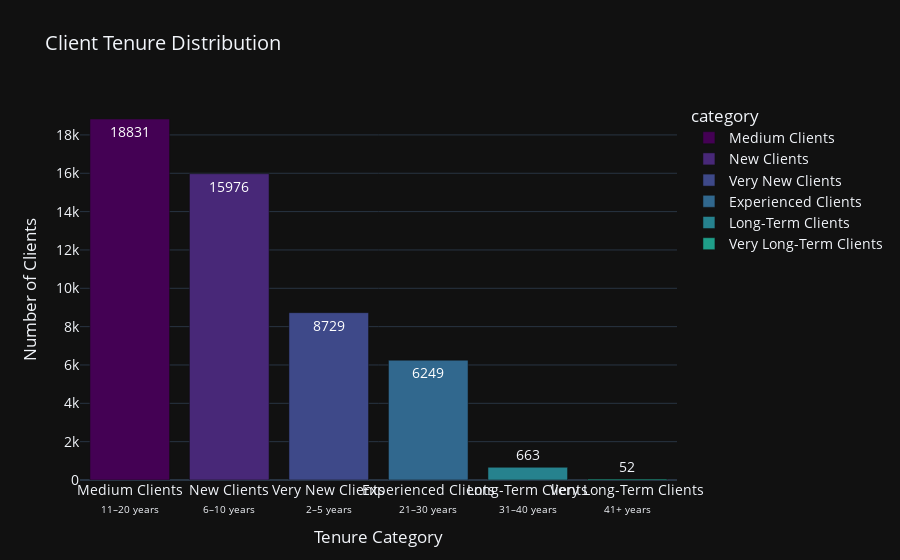

Notebook code cell kept with this figure:
### Code cell
# Updated function for simpler labels
def categorize_tenure_years(years):
    if years <= 5:
        return 'Very New Clients|2–5 years'
    elif 6 <= years <= 10:
        return 'New Clients|6–10 years'
    elif 11 <= years <= 20:
        return 'Medium Clients|11–20 years'
    elif 21 <= years <= 30:
        return 'Experienced Clients|21–30 years'
    elif 31 <= years <= 40:
        return 'Long-Term Clients|31–40 years'
    else:
        return 'Very Long-Term Clients|41+ years'

# Apply categorization
df_unique_clients['tenure_category'] = df_unique_clients['clnt_tenure_yr'].apply(categorize_tenure_years)

# Split the labels into two lines
df_unique_clients[['category', 'range']] = df_unique_clients['tenure_category'].str.split('|', expand=True)

# Group and count the categories
category_counts = df_unique_clients.groupby(['category', 'range']).size().reset_index(name='Count')

# Combine the two lines for display in the chart
category_counts['label'] = category_counts['category'] + '<br><span style="font-size:10px;">' + category_counts['range'] + '</span>'

# Sort categories by count (descending order)
category_counts = category_counts.sort_values(by='Count', ascending=False)

# Plot the bar chart
fig = px.bar(
    category_counts,
    x='label',
    y='Count',
    color='category',
    title='Client Tenure Distribution',
    text='Count',
    color_discrete_sequence=px.colors.sequential.Viridis
)

# Update layout for better readability
fig.update_layout(
    template='plotly_dark',
    xaxis_title='Tenure Category',
    yaxis_title='Number of Clients',
    font=dict(size=14),
    xaxis=dict(tickangle=0),
)

fig.show()

### Figure 1 — Plotly figure (JSON) as saved in the notebook; plotly's stock layout.template omitted (floating-point values rounded to 4 significant figures)
{"data": [{"alignmentgroup": "True", "hovertemplate": "category=Medium Clients<br>label=%{x}<br>Count=%{text}<extra></extra>", "legendgroup": "Medium Clients", "marker": {"color": "#440154", "pattern": {"shape": ""}}, "name": "Medium Clients", "offsetgroup": "Medium Clients", "orientation": "v", "showlegend": true, "text": [18831], "textposition": "auto", "type": "bar", "x": ["Medium Clients<br><span style=\"font-size:10px;\">11–20 years</span>"], "xaxis": "x", "y": [18831], "yaxis": "y"}, {"alignmentgroup": "True", "hovertemplate": "category=New Clients<br>label=%{x}<br>Count=%{text}<extra></extra>", "legendgroup": "New Clients", "marker": {"color": "#482878", "pattern": {"shape": ""}}, "name": "New Clients", "offsetgroup": "New Clients", "orientation": "v", "showlegend": true, "text": [15976], "textposition": "auto", "type": "bar", "x": ["New Clients<br><span style=\"font-size:10px;\">6–10 years</span>"], "xaxis": "x", "y": [15976], "yaxis": "y"}, {"alignmentgroup": "True", "hovertemplate": "category=Very New Clients<br>label=%{x}<br>Count=%{text}<extra></extra>", "legendgroup": "Very New Clients", "marker": {"color": "#3e4989", "pattern": {"shape": ""}}, "name": "Very New Clients", "offsetgroup": "Very New Clients", "orientation": "v", "showlegend": true, "text": [8729], "textposition": "auto", "type": "bar", "x": ["Very New Clients<br><span style=\"font-size:10px;\">2–5 years</span>"], "xaxis": "x", "y": [8729], "yaxis": "y"}, {"alignmentgroup": "True", "hovertemplate": "category=Experienced Clients<br>label=%{x}<br>Count=%{text}<extra></extra>", "legendgroup": "Experienced Clients", "marker": {"color": "#31688e", "pattern": {"shape": ""}}, "name": "Experienced Clients", "offsetgroup": "Experienced Clients", "orientation": "v", "showlegend": true, "text": [6249], "textposition": "auto", "type": "bar", "x": ["Experienced Clients<br><span style=\"font-size:10px;\">21–30 years</span>"], "xaxis": "x", "y": [6249], "yaxis": "y"}, {"alignmentgroup": "True", "hovertemplate": "category=Long-Term Clients<br>label=%{x}<br>Count=%{text}<extra></extra>", "legendgroup": "Long-Term Clients", "marker": {"color": "#26828e", "pattern": {"shape": ""}}, "name": "Long-Term Clients", "offsetgroup": "Long-Term Clients", "orientation": "v", "showlegend": true, "text": [663], "textposition": "auto", "type": "bar", "x": ["Long-Term Clients<br><span style=\"font-size:10px;\">31–40 years</span>"], "xaxis": "x", "y": [663], "yaxis": "y"}, {"alignmentgroup": "True", "hovertemplate": "category=Very Long-Term Clients<br>label=%{x}<br>Count=%{text}<extra></extra>", "legendgroup": "Very Long-Term Clients", "marker": {"color": "#1f9e89", "pattern": {"shape": ""}}, "name": "Very Long-Term Clients", "offsetgroup": "Very Long-Term Clients", "orientation": "v", "showlegend": true, "text": [52], "textposition": "auto", "type": "bar", "x": ["Very Long-Term Clients<br><span style=\"font-size:10px;\">41+ years</span>"], "xaxis": "x", "y": [52], "yaxis": "y"}], "layout": {"barmode": "relative", "font": {"size": 14}, "legend": {"title": {"text": "category"}, "tracegroupgap": 0}, "title": {"text": "Client Tenure Distribution"}, "xaxis": {"anchor": "y", "domain": [0, 1], "tickangle": 0, "title": {"text": "Tenure Category"}}, "yaxis": {"anchor": "x", "domain": [0, 1], "title": {"text": "Number of Clients"}}}}
